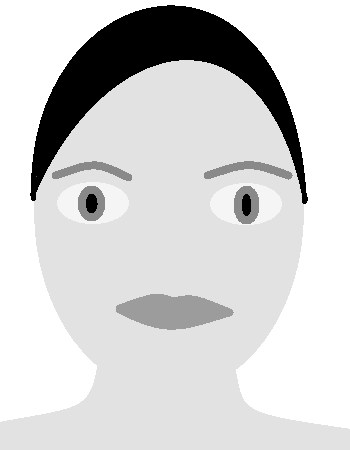
#> input picture lab1/CGFaceGrayscale.bmp, 350 x 450 px, found by its file name
$ python mount.py
#> lines starting #> are read from the running program, lines starting #| are printed output that depends on the picture; after the words box and inside, x2 and y2 are one past the last pixel; in counts of white or black regions, pixels touching at a corner belong together
import cv2
import numpy as np
import matplotlib.pyplot as plt
img = cv2.imread('D:\Lab\Telecommunication Lab\lab1\CGFaceGrayscale.bmp',0)
#> img is the input picture: shape (450, 350); min 0, max 255, mean 211.1
ret,thresh_mount = cv2.threshold(img,157,255,cv2.THRESH_BINARY)
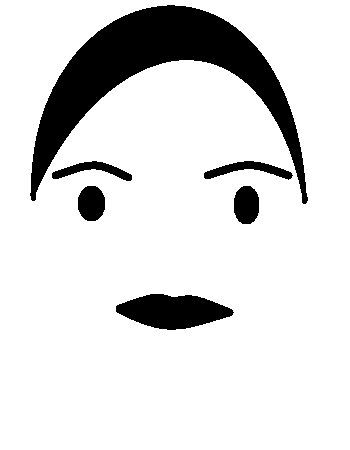
#> thresh_mount: shape (450, 350); 86.3% white; 6 black regions, box (x1, y1, x2, y2) and area: (30, 5, 308, 204) 15666, (116, 294, 234, 330) 2902, (234, 186, 259, 224) 791, (78, 186, 105, 221) 774, (204, 161, 293, 180) 720, (52, 161, 132, 181) 655
cv2.imwrite('D:\Lab\Telecommunication Lab\lab1\imgmount.bmp',thresh_mount)
